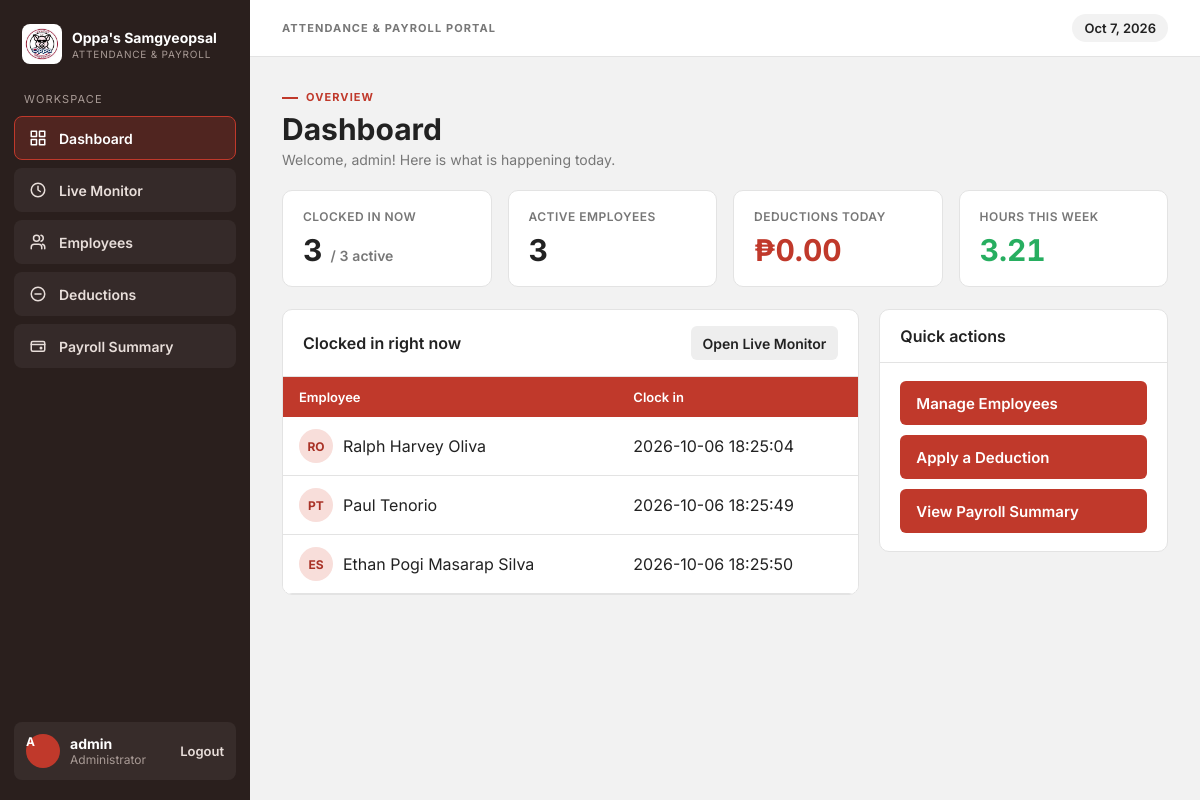
Page /admin/dashboard.php (signed in) on the committed database.
### tables this page shows
CREATE TABLE `attendance_logs` (
  `id` int(11) NOT NULL,
  `employee_id` int(11) NOT NULL,
  `clock_in` datetime NOT NULL,
  `clock_out` datetime DEFAULT NULL
);

CREATE TABLE `employees` (
  `id` int(11) NOT NULL,
  `name` varchar(100) NOT NULL,
  `fingerprint_id` int(11) DEFAULT NULL,
  `hourly_rate` decimal(10,2) NOT NULL DEFAULT 0.00,
  `status` enum('active','inactive') DEFAULT 'active'
);

### admin/dashboard.php (the view, shortened to what this page needs)
<?php
require '../db.php';
$clockedIn = (int)$pdo->query("SELECT COUNT(*) FROM attendance_logs WHERE clock_out IS NULL")->fetchColumn();
$activeEmp = (int)$pdo->query("SELECT COUNT(*) FROM employees WHERE status = 'active'")->fetchColumn();
$dedToday  = (float)$pdo->query("SELECT COALESCE(SUM(amount), 0) FROM deductions WHERE DATE(created_at) = CURDATE()")->fetchColumn();
$secsWeek  = (int)$pdo->query("
    SELECT COALESCE(SUM(TIMESTAMPDIFF(SECOND, clock_in, clock_out)), 0)
    FROM attendance_logs
    WHERE clock_out IS NOT NULL AND YEARWEEK(clock_in, 1) = YEARWEEK(CURDATE(), 1)
")->fetchColumn();
$nowIn = $pdo->query("
    SELECT e.name, a.clock_in
    FROM attendance_logs a
    JOIN employees e ON e.id = a.employee_id
    WHERE a.clock_out IS NULL
    ORDER BY a.clock_in ASC
    LIMIT 8
")->fetchAll();
require '../includes/header.php';
?>
<div class="stats">
    <div class="stat">
        <span class="label">Clocked in now</span>
        <span class="value"><?= $clockedIn ?> <small>/ <?= $activeEmp ?> active</small></span>
    </div>
    <div class="stat">
        <span class="label">Active employees</span>
        <span class="value"><?= $activeEmp ?></span>
    </div>
    <div class="stat">
        <span class="label">Deductions today</span>
        <span class="value red">₱<?= number_format($dedToday, 2) ?></span>
    </div>
    <div class="stat">
        <span class="label">Hours this week</span>
        <span class="value green"><?= number_format($secsWeek / 3600, 2) ?></span>
    </div>
</div>
<div class="split-2">
    <div class="panel">
        <div class="panel-head">
            <h3>Clocked in right now</h3>
            <a class="btn sm gray" href="live.php">Open Live Monitor</a>
        </div>
        <?php if ($nowIn): ?>
        <div class="table-wrap">
            <table>
                <tr><th>Employee</th><th>Clock in</th></tr>
                <?php foreach ($nowIn as $r): ?>
                <tr>
                    <td>
                        <div class="emp">
                            <span class="avatar"><?= htmlspecialchars(initials($r['name'])) ?></span>
                            <?= htmlspecialchars($r['name']) ?>
                        </div>
                    </td>
                    <td><?= htmlspecialchars($r['clock_in']) ?></td>
                </tr>
                <?php endforeach; ?>
            </table>
        </div>
        <?php else: ?>
            <div class="empty">No one is clocked in right now.</div>
        <?php endif; ?>
    </div>
    <div class="panel">
        <div class="panel-head"><h3>Quick actions</h3></div>
        <div class="panel-body quick-links">
            <a class="btn" href="employees.php">Manage Employees</a>
            <a class="btn" href="deductions.php">Apply a Deduction</a>
            <a class="btn" href="payroll.php">View Payroll Summary</a>
        </div>
    </div>
</div>
<?php require '../includes/footer.php'; ?>

### assets/style.css (style rules this page uses)
:root { --primary: #C0392B; --primary-dark: #A93226; --primary-soft: #F8DEDA; --bg: #F2F2F2; --surface: #FFFFFF; --text: #222222; --muted: #777777; --success: #27AE60; --success-bg: #E9F7EF; --error: #C0392B; --error-bg: #FDEDEC; --warning: #E67E22; --warning-bg: #FFF4E5; --neutral: #7F8C8D; --border: #E3E3E3; --sidebar: #2A1F1D; --sidebar-text: #E8DEDA; --sidebar-muted: #A89A95; --radius: 6px; --radius-lg: 10px; --font: 'Inter', Arial, sans-serif; }
* { box-sizing: border-box; }
body { margin: 0; font-family: var(--font); font-size: 16px; color: var(--text); background: var(--bg); }
h3 { font-size: 16px; font-weight: 600; margin: 0 0 12px; }
.panel { background: var(--surface); border: 1px solid var(--border); border-radius: var(--radius-lg); overflow: hidden; margin-bottom: 20px; }
.panel-head { display: flex; justify-content: space-between; align-items: center; gap: 12px; flex-wrap: wrap; padding: 16px 20px; border-bottom: 1px solid var(--border); }
.panel-head h3 { margin: 0; }
.panel-body { padding: 18px 20px; }
.panel .table-wrap { box-shadow: none; border-radius: 0; }
.stats { display: grid; grid-template-columns: repeat(4, 1fr); gap: 16px; margin-bottom: 22px; }
.stat { background: var(--surface); border: 1px solid var(--border); border-radius: var(--radius-lg); padding: 18px 20px; margin-bottom: 0; }
.stat .label { display: block; font-size: 12px; font-weight: 600; letter-spacing: .04em; text-transform: uppercase; color: var(--muted); }
.stat .value { display: block; font-size: 30px; font-weight: 700; margin-top: 8px; font-variant-numeric: tabular-nums; }
.stat .value small { font-size: 14px; font-weight: 600; color: var(--muted); }
.stat .value.green { color: var(--success); }
.stat .value.red { color: var(--error); }
.split-2 { display: grid; grid-template-columns: 2fr 1fr; gap: 20px; align-items: start; }
.quick-links { display: flex; flex-direction: column; gap: 10px; }
.quick-links a.btn { justify-content: flex-start; }
.avatar { display: inline-flex; align-items: center; justify-content: center; width: 34px; height: 34px; border-radius: 50%; background: var(--primary-soft); color: var(--primary-dark); font-size: 12px; font-weight: 700; flex-shrink: 0; }
.emp { display: flex; align-items: center; gap: 10px; }
button, a.btn { display: inline-flex; align-items: center; justify-content: center; height: 44px; padding: 0 16px; font-family: var(--font); font-size: 15px; font-weight: 600; color: #fff; background: var(--primary); border: 0; border-radius: var(--radius); cursor: pointer; text-decoration: none; }
button.gray, a.btn.gray { background: #EEEEEE; color: var(--text); }
button.sm, a.btn.sm { height: 34px; padding: 0 12px; font-size: 14px; }
.table-wrap { overflow-x: auto; border: 1px solid var(--border); border-radius: var(--radius-lg); background: var(--surface); }
.panel .table-wrap { border: 0; border-radius: 0; }
table { border-collapse: collapse; width: 100%; background: var(--surface); }
th { background: var(--primary); color: #fff; font-size: 13px; font-weight: 600; text-align: left; padding: 12px 16px; white-space: nowrap; }
td { padding: 12px 16px; border-bottom: 1px solid var(--border); text-align: left; vertical-align: middle; }

### rows in the picture
attendance_logs: employee.name "RO", employee.name "Ralph Harvey Oliva", clock_in "2026-10-06 18:25:04"
attendance_logs: employee.name "PT", employee.name "Paul Tenorio", clock_in "2026-10-06 18:25:49"
attendance_logs: employee.name "ES", employee.name "Ethan Pogi Masarap Silva", clock_in "2026-10-06 18:25:50"

### other values in the picture
$item[0] "Dashboard"
$item[0] "Live Monitor"
$item[0] "Employees"
$item[0] "Deductions"
$item[0] "Payroll Summary"
$eyebrow "OVERVIEW"
$pageTitle "Dashboard"
$subtitle "Welcome, admin! Here is what is happening today."
$clockedIn "3"
$activeEmp "3"
$dedToday "0.00"
$secsWeek / 3600 "3.21"
